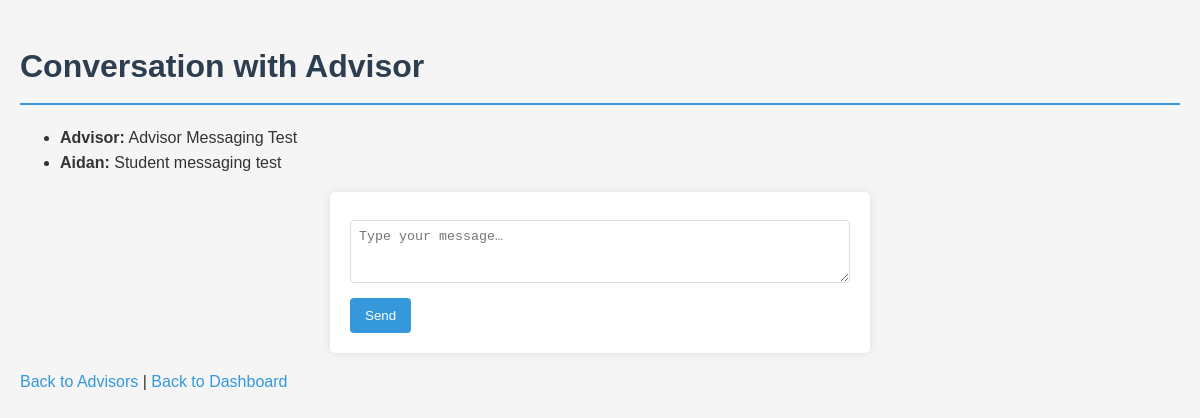
The page /chat/conversation/8/ (signed in) on the database its author committed.
### advisor/models.py (models this page shows)
class Message(models.Model):
    sender = models.ForeignKey(User, on_delete=models.CASCADE, related_name='sent_messages')
    recipient = models.ForeignKey(User, on_delete=models.CASCADE, related_name='received_messages') #change to student Email
    timestamp = models.DateTimeField(auto_now_add=True)
    content = models.TextField()

### advisor/views.py (the view)
# urls.py: path('conversation/<int:recipient_id>/', login_required(view_conversation), name='view_conversation'),path('send/<int:recipient_id>/', login_required(send_message), name='send_message'),
@login_required
def view_conversation(request, recipient_id):
    recipient = User.objects.get(pk=recipient_id)
    messages = Message.objects.filter(
        Q(sender=request.user,   recipient=recipient) |
        Q(sender=recipient,      recipient=request.user)
    ).order_by('timestamp')
    return render(request, 'chat/conversation.html', {
        'recipient': recipient,
        'messages': messages,
    })

### templates/chat/conversation.html (shortened to what this page needs)
<!DOCTYPE html>
<html>
<head>
    {% load static %}
    <link rel="stylesheet" href="{% static 'css/style.css' %}">
</head>
<body>
  <h1>Conversation with {{ recipient.username }}</h1>
  <ul>
    {% for msg in messages %}
      <li>
        <strong>{{ msg.sender.username }}:</strong> {{ msg.content }}
      </li>
    {% endfor %}
  </ul>
  <form method="post" action="{% url 'send_message' recipient.id %}">
    <textarea name="content" rows="3" cols="40" placeholder="Type your message…"></textarea><br>
    <button type="submit">Send</button>
  </form>
  <p>
    {% if request.user.groups.all.0.name == 'Advisor' %}
      <a href="{% url 'advisor_list' %}">Back to Students</a>
    {% else %}
      <a href="{% url 'advisor-home' %}">Back to Advisors</a> |
      <a href="{% url 'student-dashboard' %}">Back to Dashboard</a>
    {% endif %}
  </p>
</body>
</html>

### static/css/style.css (style rules this page uses)
body { font-family: Arial, Helvetica, sans-serif; background-color: #f5f5f5; color: #333; line-height: 1.6; margin: 0; padding: 20px; }
h1 { color: #2c3e50; border-bottom: 2px solid #3498db; padding-bottom: 10px; margin-bottom: 20px; }
input, select, textarea { width: 100%; padding: 8px; margin: 8px 0; border: 1px solid #ddd; border-radius: 4px; box-sizing: border-box; }
button, input[type="submit"] { background-color: #3498db; color: white; padding: 10px 15px; border: none; border-radius: 4px; cursor: pointer; }
a { color: #3498db; text-decoration: none; }
form { max-width: 500px; margin: 0 auto; background: white; padding: 20px; border-radius: 5px; box-shadow: 0 0 10px rgba(0,0,0,0.1); }

### rows shown on the page
Message: sender.username "Advisor", content "Advisor Messaging Test"
Message: sender.username "Aidan", content "Student messaging test"

### other values the page prints
{{ recipient.username }} "Advisor"
